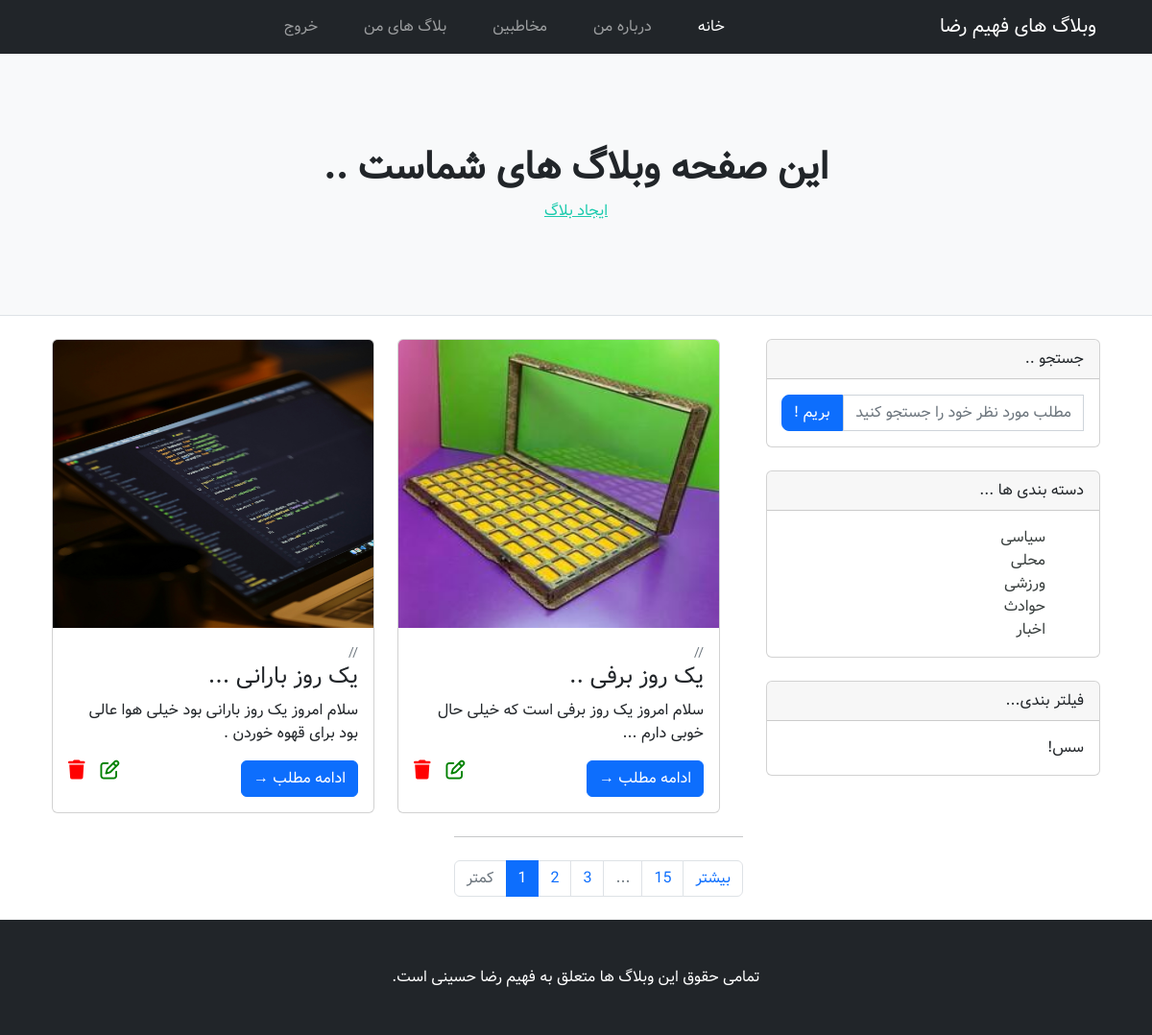
Before: /my_blogs/ (signed in) with the older database file.
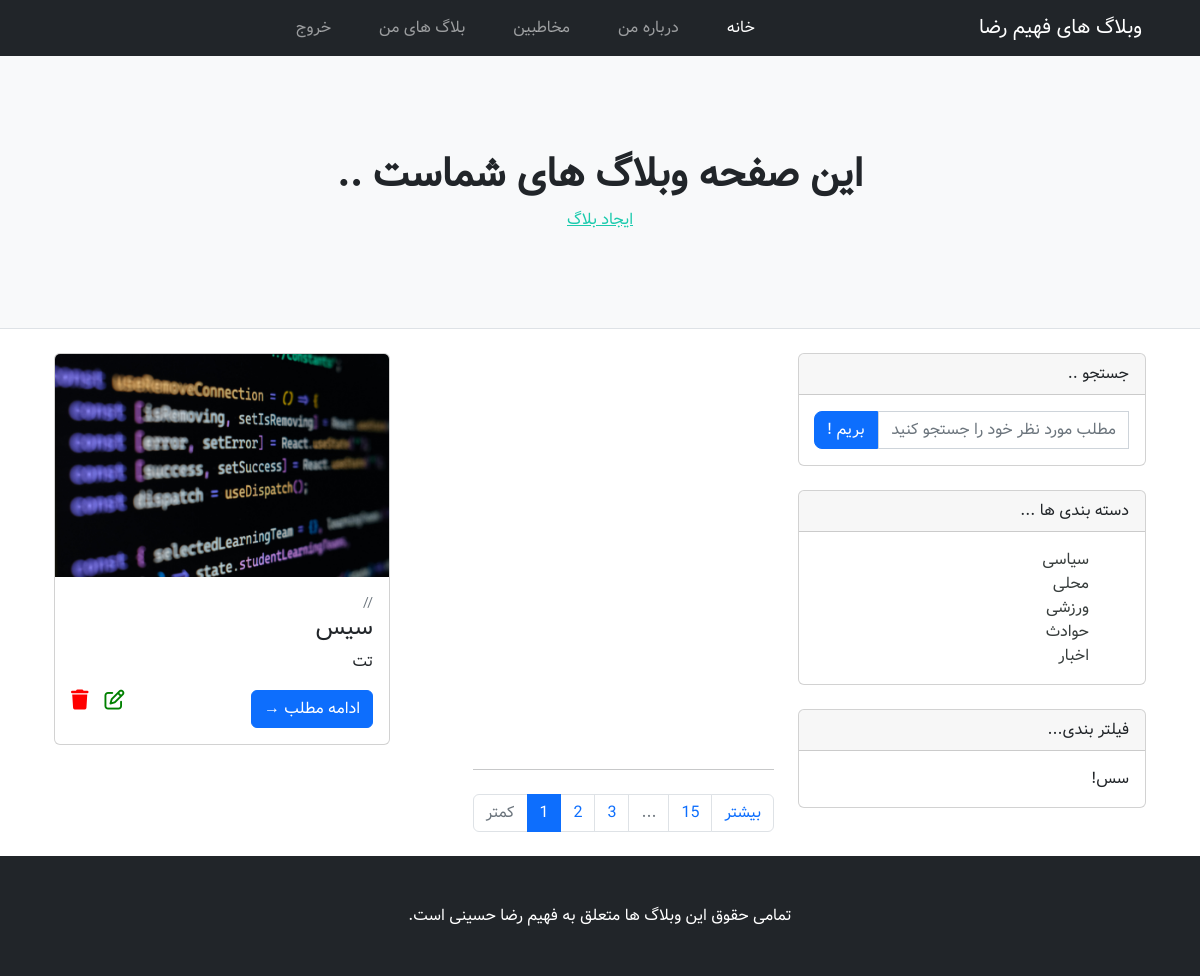
After: the same page with the newer database file.
### blog/models.py (models this page shows, shortened)
class Post(models.Model):
    owner = models.ForeignKey("accounts.Profile" , on_delete=models.CASCADE)
    image= models.ImageField(upload_to='post_image/' , null=True , blank=True)
    title = models.CharField(max_length=20)
    content = models.CharField(max_length=200)
    status= models.BooleanField(default=False)
    category = models.ForeignKey("Category" , on_delete=models.CASCADE)
    created_date = models.DateTimeField(auto_now_add=True)
    updated_date = models.DateTimeField(auto_now=True)
    published_date = models.DateTimeField()

class Category(models.Model):
    name = models.CharField(max_length=100)

### blog/views.py (the view)
# urls.py: path('my_blogs/' , views.MyBlogs.as_view() , name="MyBlogs"),
class MyBlogs(TemplateView):
    template_name='Blog/My_Blogs.html'
    def get_context_data(self, **kwargs):
        context = super().get_context_data(**kwargs)
        prf=get_object_or_404(Profile , user=self.request.user)
        post=Post.objects.filter(owner=prf)
        context['posts']=post
        for post in context["posts"]:
            if post:
                g_date = post.published_date  # تاریخ میلادی از نمونه
                j_date = jdatetime.datetime.fromgregorian(datetime=g_date)
            else:
                pass
            formatted_date = f"{j_date.year}/{j_date.month}/{j_date.day}"
            context['post_published_date']=formatted_date
        category=Category.objects.all()
        context["categories"] = category
        return context

### templates/Blog/My_Blogs.html (shortened to what this page needs)
{% extends 'base.html' %}
{% block headers %}
    <header class="py-5 bg-light border-bottom mb-4">
        <div class="container">
            <div class="text-center my-5">
                <h1 class="fw-bolder">این صفحه وبلاگ های شماست ..</h1>
                <a class="nav-link" style="--bs-navbar-nav-link-padding-x: 1.5rem;color: rgb(27, 202, 173);text-decoration: underline;" aria-current="page" href="{% url 'CreatePost' %}">ایجاد بلاگ</a>
            </div>
        </div>
    </header>
{% endblock %}
{% block content %}
            <div class="container" dir="ltr">
                <div class="row">
                    <div class="col-lg-8">
                        <div class="row col-lg-12">
                            {% for post in posts %}
                            <div class="col-lg-6" dir="rtl">
                                <div class="card mb-4">
                                    <a href="#!"><img class="card-img-top" src="{{ post.image.url }}" alt="..." /></a>
                                    <div class="card-body">
                                        <div class="small text-muted">{{ post_published_date }}</div>
                                        <h2 class="card-title h4">{{ post.title }}</h2>
                                        <p class="card-text">{{ post.content }}</p>
                                        <a class="btn btn-primary" href="{% url 'DetailsPost' pk=post.id %}">ادامه مطلب →</a>
                                       <i class="fa-solid fa-trash DeletePost" style="color: red;cursor: pointer;float: left;font-size: 20px;"></i>
                                        <a href="{% url 'EditPost' pk=post.id %}"><i class="fa-regular fa-pen-to-square" class="DeletePost" style="margin:0 1rem;color: green;cursor: pointer;float: left;font-size: 20px;"></i></a>
                                    </div>
                                </div>
                            </div>
                            {% endfor %}
                        </div>
                        <nav aria-label="Pagination" style="float: right;">
                            <hr class="my-0" />
                            <ul class="pagination justify-content-center my-4">
                                <li class="page-item disabled"><a class="page-link" href="#" tabindex="-1" aria-disabled="true">کمتر</a></li>
                                <li class="page-item active" aria-current="page"><a class="page-link" href="#!">1</a></li>
                                <li class="page-item"><a class="page-link" href="#!">2</a></li>
                                <li class="page-item"><a class="page-link" href="#!">3</a></li>
                                <li class="page-item disabled"><a class="page-link" href="#!">...</a></li>
                                <li class="page-item"><a class="page-link" href="#!">15</a></li>
                                <li class="page-item"><a class="page-link" href="#!">بیشتر</a></li>
                            </ul>
                        </nav>
                    </div>
                    <div class="col-lg-4" style="float: right;">
                        <div class="card mb-4" dir="rtl">
                            <div class="card-header">جستجو ..</div>
                            <div class="card-body">
                                <div class="input-group">
                                    <input class="form-control" type="text" placeholder="مطلب مورد نظر خود را جستجو کنید .." aria-label="Enter search term..." style="border-radius: 0 !important;" aria-describedby="button-search" />
                                    <button class="btn btn-primary" id="button-search" type="button" style="border-radius: 8px 0 0px 8px;">بریم !</button>
                                </div>
                            </div>
                        </div>
                        <div class="card mb-4" dir="rtl">
                            <div class="card-header">دسته بندی ها ...</div>
                            <div class="card-body">
                                <div class="row">
                                    <div class="col-sm-12">
                                        <ul class="list-unstyled mb-0">
                                            {% for cat in categories %}
                                            <li><a href="#!" class="a-cat" style="text-decoration: none;color: rgba(40, 46, 45, 0.925);">{{ cat.name }}</a></li>
                                            {% endfor %}
                                        </ul>
                                    </div>
                                </div>
                            </div>
                        </div>
                        <div class="card mb-4" dir="rtl">
                            <div class="card-header">فیلتر بندی...</div>
                            <div class="card-body">سس!</div>
                        </div>
                    </div>
                </div>
            </div>
{% endblock %}

### templates/base.html (shortened to what this page needs)
{% load static %}
<!DOCTYPE html>
<html lang="en">
    <head>
        <link href="{% static 'css/styles.css' %}" rel="stylesheet" />
        <link href='https://unpkg.com/boxicons@2.1.4/css/boxicons.min.css' rel='stylesheet'>
        <link rel="stylesheet" href="https://cdnjs.cloudflare.com/ajax/libs/font-awesome/6.0.0-beta3/css/all.min.css">
    </head>
    <body style="font-family: Vazir,sans-serif;" dir="rtl">
        <nav class="navbar navbar-expand-lg navbar-dark bg-dark" dir="rtl">
            <div class="container">
                <a class="navbar-brand" href="/">وبلاگ های فهیم رضا</a>
                <div class="collapse navbar-collapse" id="navbarSupportedContent">
                    <ul class="navbar-nav ms-auto mb-2 mb-lg-0" style="margin: 0 10rem;">
                        <li class="nav-item"><a class="nav-link active" style="--bs-navbar-nav-link-padding-x: 1.5rem;" href="/">خانه</a></li>
                        <li class="nav-item"><a class="nav-link" style="--bs-navbar-nav-link-padding-x: 1.5rem;" href="#!">درباره من</a></li>
                        <li class="nav-item"><a class="nav-link" style="--bs-navbar-nav-link-padding-x: 1.5rem;" href="#!">مخاطبین</a></li>
                        <li class="nav-item"><a class="nav-link" style="--bs-navbar-nav-link-padding-x: 1.5rem;" aria-current="page" href="{% url 'MyBlogs' %}">بلاگ های من</a></li>
                        {% if user.is_authenticated %}
                        <li class="nav-item"><a class="nav-link" style="--bs-navbar-nav-link-padding-x: 1.5rem;" aria-current="page" href="/accounts/logout/">خروج</a></li>
                        {% else %}
                        <li class="nav-item"><a class="nav-link" style="--bs-navbar-nav-link-padding-x: 1.5rem;" aria-current="page" href="/accounts/login/">ورود</a></li>
                        <li class="nav-item"><a class="nav-link" style="--bs-navbar-nav-link-padding-x: 1.5rem;" aria-current="page" href="#">ثبت نام</a></li>
                        {% endif %}
                    </ul>
                </div>
            </div>
        </nav>
        {% block headers %}
        {% endblock %}
        <div class="container" dir="ltr">
            {% block content %}
            {% endblock %}
        </div>
        <footer class="py-5 bg-dark">
            <div class="container"><p class="m-0 text-center text-white">تمامی حقوق این وبلاگ ها متعلق به فهیم رضا حسینی است.</p></div>
        </footer>
    </body>
</html>

Changed rows visible on the page:
removed Post: image (picture), post_published_date "//", title "یک روز بارانی ...", content "سلام امروز یک روز بارانی بود خیلی هوا عالی بود برای قهوه خوردن ."
removed Post: image (picture), post_published_date "//", title "یک روز برفی ..", content "سلام امروز یک روز برفی است که خیلی حال خوبی دارم ..."
added Post: image (picture), post_published_date "//", title "سیس", content "تت"
